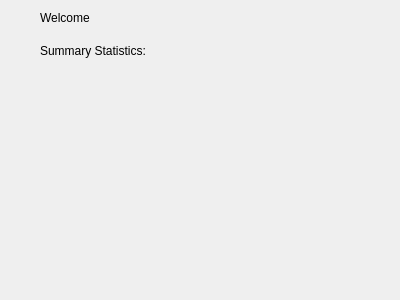
<?xml version="1.0" encoding="UTF-8"?>
<ui version="4.0">
 <class>user</class>
 <widget class="QDialog" name="user">
  <property name="geometry">
   <rect>
    <x>0</x>
    <y>0</y>
    <width>400</width>
    <height>300</height>
   </rect>
  </property>
  <property name="windowTitle">
   <string>Dialog</string>
  </property>
  <widget class="QLabel" name="label_welcome">
   <property name="geometry">
    <rect>
     <x>40</x>
     <y>10</y>
     <width>58</width>
     <height>16</height>
    </rect>
   </property>
   <property name="text">
    <string>Welcome</string>
   </property>
  </widget>
  <widget class="QLabel" name="label_summary">
   <property name="geometry">
    <rect>
     <x>40</x>
     <y>40</y>
     <width>121</width>
     <height>21</height>
    </rect>
   </property>
   <property name="text">
    <string>Summary Statistics:</string>
   </property>
  </widget>
 </widget>
 <resources/>
 <connections/>
</ui>
